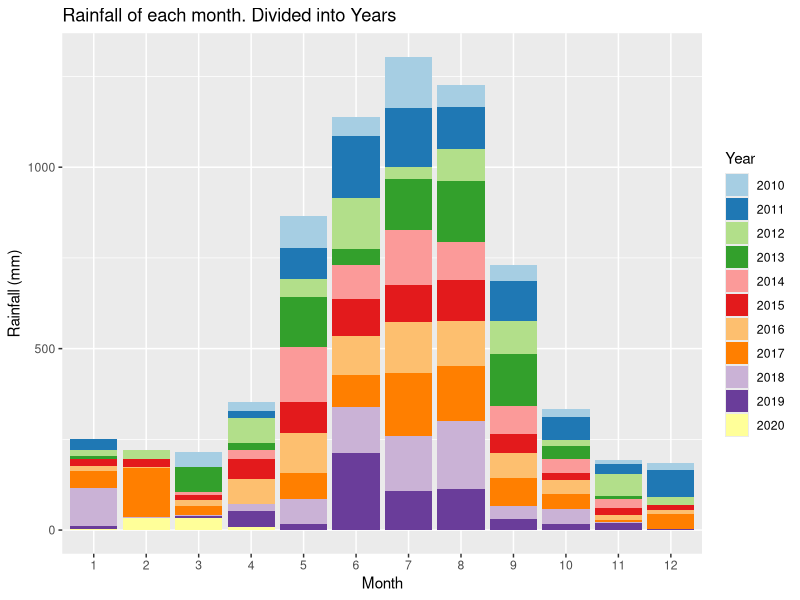
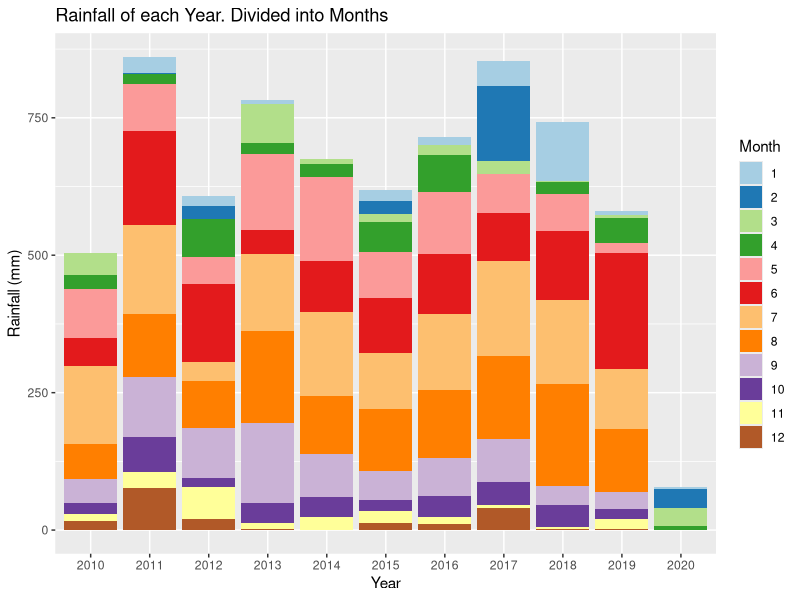
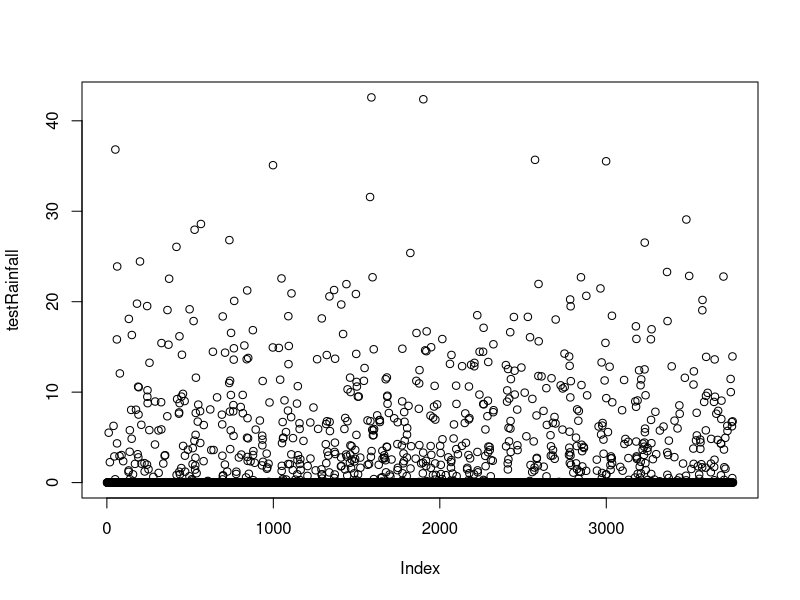
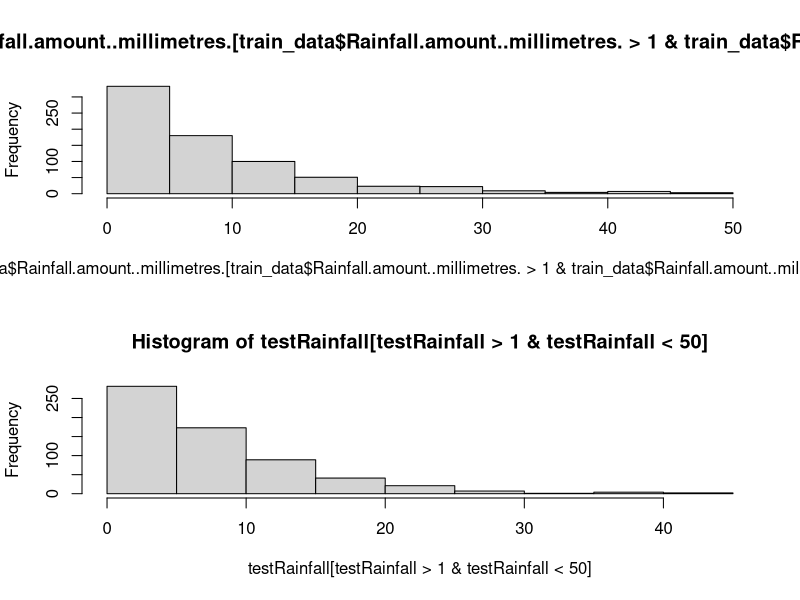
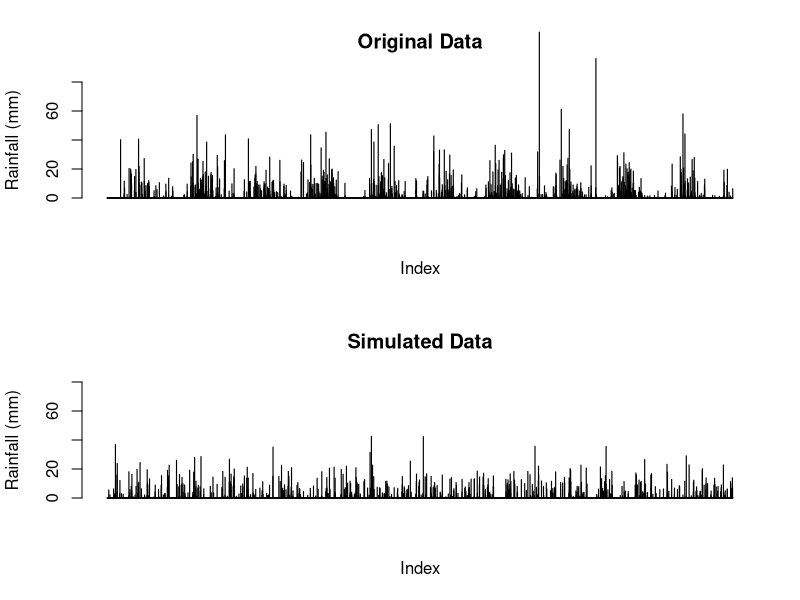
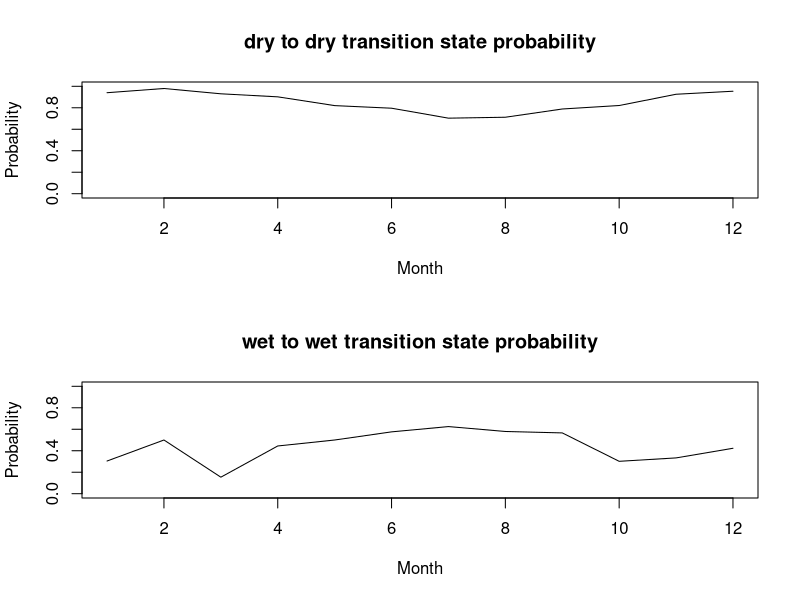
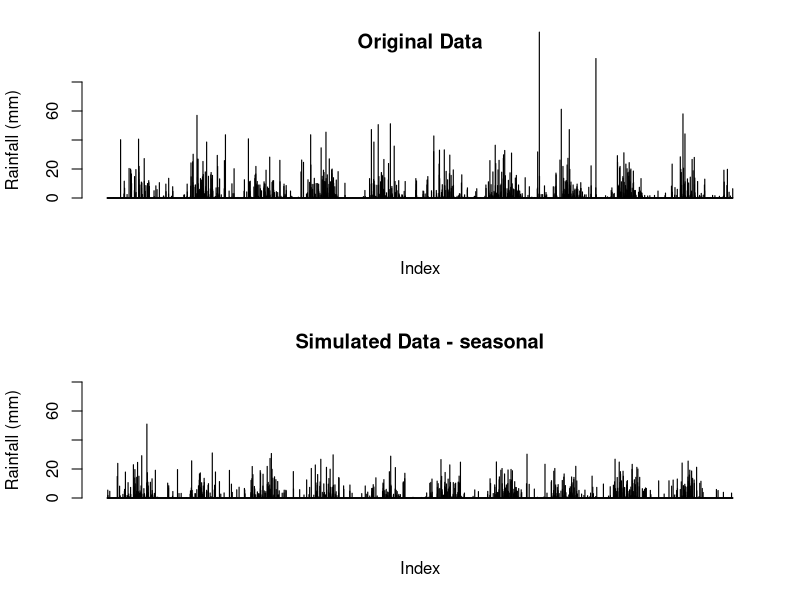

These figures' R source, in order:
## ---- chunk 1
knitr::opts_chunk$set(echo = TRUE)
## ---- chunk 2
print('test')
## ---- chunk 3
data <-  read.csv("IDCJAC0009_009225_1800_Data.csv")
weather_data <- data
weather_data <- weather_data[which(is.na(weather_data$Rainfall.amount..millimetres.) == FALSE),]
## ---- chunk 4
range(weather_data$Year)
unique(weather_data$Bureau.of.Meteorology.station.number)
unique(weather_data$Product.code)
## ---- chunk 5
table(weather_data$Year, weather_data$Quality)
## ---- chunk 6
weather_data$date <- do.call(paste, c(weather_data[c("Day", "Month", "Year")], sep = "-"))
## ---- chunk 7
state <- function(x){
  stateList <- c()
  for(ii in 1:length(x)){
    if(x[ii] < 1){
      stateList <- c(stateList, "dry")
    }
    if(x[ii] >= 1){
      stateList <- c(stateList, "wet")
    }
  }
  return(stateList)
}
weather_data$state <- state(weather_data$Rainfall.amount..millimetres.)
## ---- chunk 8
transitionState <- function(x){
  transitionStateList <- c('') #can't find transition state of first observation
  for(i in 2:length(x)){
    if(x[i] == "dry"){
      if (x[i-1] == "dry"){
        transitionStateList <- c(transitionStateList, "DryToDry")
      }
      else {
        transitionStateList <- c(transitionStateList, "WetToDry")
      }
    }
    if(x[i] == "wet"){
      if (x[i-1] == "dry"){
        transitionStateList <- c(transitionStateList, "DryToWet")
      }
      else {
        transitionStateList <- c(transitionStateList, "WetToWet")
      }
    }
  }
  return(transitionStateList)
}
weather_data$transitionState <- transitionState(weather_data$state)
## ---- chunk 9
train_data <- subset(weather_data, Year >= 2010)
library(ggplot2)
library(RColorBrewer)
# some plots of rainfall data grouped by year and month

ggplot(train_data, aes(x = factor(Month), y = train_data$Rainfall.amount..millimetres., fill = factor(Year))) + 
  geom_bar(stat = "identity") + 
  scale_fill_brewer(palette = "Paired") + 
  xlab("Month")+
  ylab("Rainfall (mm)")+
  labs(fill = "Year")+
  ggtitle("Rainfall of each month. Divided into Years")

ggplot(train_data, aes(x = factor(Year), y = train_data$Rainfall.amount..millimetres., fill = factor(Month))) + 
  geom_bar(stat = "identity") + 
  scale_fill_brewer(palette = "Paired") + 
  xlab("Year")+
  ylab("Rainfall (mm)")+
  labs(fill = "Month")+
  ggtitle("Rainfall of each Year. Divided into Months")
## ---- chunk 10
table(train_data$Month, train_data$Year)
## ---- chunk 11
#Calculating transition state probabilities, in general (no respect to month/season)
weatherTable <- table(train_data$transitionState)

probWetToWet = weatherTable['WetToWet'] / (weatherTable['WetToWet'] + weatherTable['WetToDry'])
probWetToWet

probDryToDry = weatherTable['DryToDry'] / (weatherTable['DryToDry'] + weatherTable['DryToWet'])
probDryToDry
## ---- chunk 12
#Basic generator i hope - no seasonal variation

currentState = "dry" #can make this into a random choice later
                                              #choosing next state depending on probs calculated above
generateRainfallBasic <- function(genLength){
  rainAmountList <- c()
  for (i3 in 1:genLength){
    if (currentState == "dry"){
      if (runif(1) < probDryToDry){
        currentState = "dry"
      }
      else{
        currentState = "wet"
      }
    }
    else if (currentState == "wet"){
      if (runif(1) < probWetToWet){
        currentState = "wet"
      }
      else{
        currentState = "dry"
      }
    }
                                      #generating amount of rainfall if state is wet, else 0
    if (currentState == "wet"){
      rainAmount <- rexp(1, rate = 0.15) #CHANGE RATE AND/OR DISTRIBUTION LATER, 0.1 is close, but not exact to the actual distribtion, think rate  is just 1/stdev
      rainAmountList <- c(rainAmountList, rainAmount)
    }
    else{
      rainAmountList <- c(rainAmountList, 0)
    }
  }
  return(rainAmountList)
}
## ---- chunk 13
#testing basic generator
testRainfall = generateRainfallBasic(3761)
plot(testRainfall)

par(mfrow=c(2,1))
hist(train_data$Rainfall.amount..millimetres.[train_data$Rainfall.amount..millimetres.>1 & train_data$Rainfall.amount..millimetres.<50])
hist(testRainfall[testRainfall > 1 & testRainfall <50])

par(mfrow=c(2,1))
barplot(train_data$Rainfall.amount..millimetres., ylim = c(0,80), main = "Original Data", ylab = "Rainfall (mm)", xlab = "Index")
barplot(testRainfall, ylim = c(0,80), main = "Simulated Data", ylab = "Rainfall (mm)", xlab = "Index")
## ---- chunk 14
#test code to calculate transition probabilities for each month

transitonStatesMonthsFrame <- data.frame(list(rep(0, 12), list(rep(0, 12), list(rep(0, 12), list(rep(0, 12)))))) #initialising frame by creating 12x4 frame filled with zeroes
names(transitonStatesMonthsFrame) <- c('DryToDry', 'DryToWet', 'WetToDry', 'WetToWet') #name da columns

for (i4 in 1:dim(train_data)[1]){ #making dataframe with count of each transition state for each month
  tempTransitionState <- train_data[i4, 'transitionState']
  tempMonth <- train_data[i4, 'Month']
  transitonStatesMonthsFrame[tempMonth, tempTransitionState] <- transitonStatesMonthsFrame[tempMonth, tempTransitionState]+1
}
## ---- chunk 15
probTransitonStatesMonthsFrame<- transitonStatesMonthsFrame
for (i in 1:dim(transitonStatesMonthsFrame)[1]){ #calculating transition probs for each month in df
  
  probTransitonStatesMonthsFrame[i, 'DryToDry'] <- transitonStatesMonthsFrame[i, 'DryToDry'] / (transitonStatesMonthsFrame[i, 'DryToDry'] + transitonStatesMonthsFrame[i, 'DryToWet'])
  
  probTransitonStatesMonthsFrame[i, 'DryToWet'] <- transitonStatesMonthsFrame[i, 'DryToWet'] / (transitonStatesMonthsFrame[i, 'DryToDry'] + transitonStatesMonthsFrame[i, 'DryToWet'])
    
  probTransitonStatesMonthsFrame[i, 'WetToDry'] <- transitonStatesMonthsFrame[i, 'WetToDry'] / (transitonStatesMonthsFrame[i, 'WetToDry'] + transitonStatesMonthsFrame[i, 'WetToWet'])
    
  probTransitonStatesMonthsFrame[i, 'WetToWet'] <- transitonStatesMonthsFrame[i, 'WetToWet'] / (transitonStatesMonthsFrame[i, 'WetToDry'] + transitonStatesMonthsFrame[i, 'WetToWet'])
}
## ---- chunk 16
#showing how transition state probabilities vary for each month
plot(probTransitonStatesMonthsFrame$DryToDry, ylim = c(0,1), xlab = "Month", main = "dry to dry transition state probability", type = 'l', ylab = "Probability")
plot(probTransitonStatesMonthsFrame$WetToWet, ylim = c(0,1), xlab = "Month", main = "wet to wet transition state probability", type = 'l', ylab = "Probability")
## ---- chunk 17
#weather generator accounting  for seasonal variation of transition states or something i hope
#yes this is just a spicy version of basic generator it's mostly the same in fact if i forget to even do this it is the same

generateRainfallSeasonal <- function(input){
  currentState = "dry" #can make this into a random choice later
  rainAmountList <- c()
  for (i5 in 1:dim(input)[1]){
    if (currentState == "dry"){
      if (runif(1) < probTransitonStatesMonthsFrame[input[i5, 'Month'], 'DryToDry']){ #now inputs depending on the month of input
        currentState = "dry"
      }
      else{
        currentState = "wet"
      }
    }
    else if (currentState == "wet"){
      if (runif(1) < probTransitonStatesMonthsFrame[input[i5, 'Month'], 'WetToWet']){
        currentState = "wet"
      }
      else{
        currentState = "dry"
      }
    }
                                      #generating amount of rainfall if state is wet, else 0
    if (currentState == "wet"){
      rainAmount <- rexp(1, rate = 0.15) #CHANGE RATE AND/OR DISTRIBUTION LATER, 0.1 is close, but not exact to the actual distribtion, think rate  is just 1/stdev
      rainAmountList <- c(rainAmountList, rainAmount)
    }
    else{
      rainAmountList <- c(rainAmountList, 0)
    }
  }
  return(rainAmountList)
}

## ---- chunk 18
#testing code for seasonal generator
inputSeasonalRainfall <- dplyr::select(train_data, 'Year', 'Month', 'Day') #using existing train data's dates to input to function, instead of putting in just how many to generate

testSeasonalRainfall = generateRainfallSeasonal(inputSeasonalRainfall)
## ---- chunk 19
par(mfrow=c(2,1))
barplot(train_data$Rainfall.amount..millimetres., ylim = c(0,80), main = "Original Data", ylab = "Rainfall (mm)", xlab = "Index")
barplot(testSeasonalRainfall, ylim = c(0,80), main = "Simulated Data - seasonal", ylab = "Rainfall (mm)", xlab = "Index")
